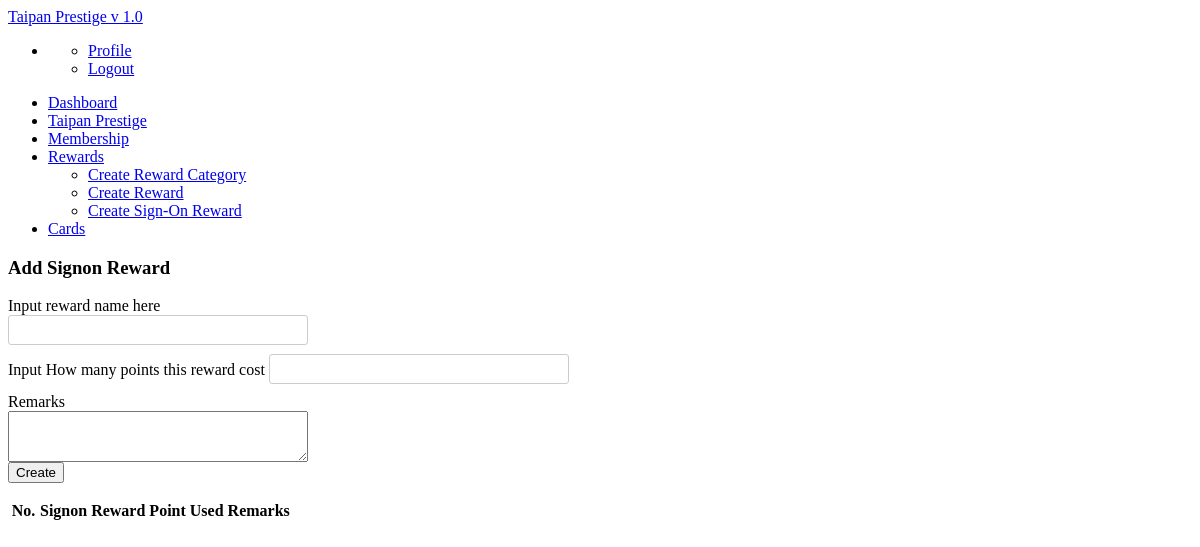
Page /reward/rewardsignon.php on the earlier database version.
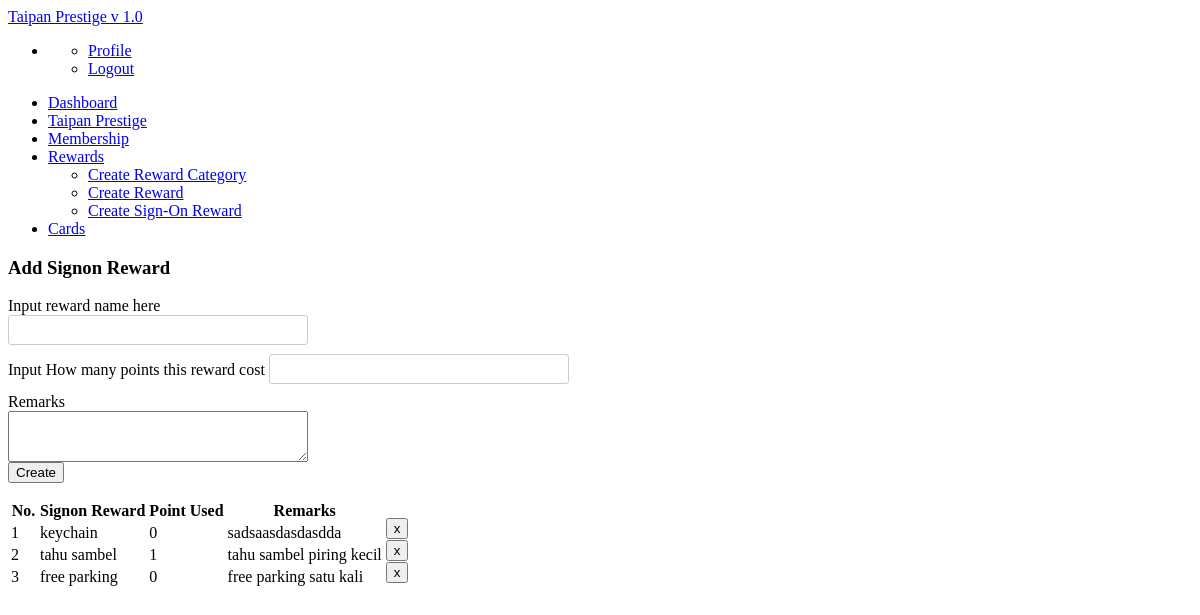
Same page on the later database version.
### tables this page shows
CREATE TABLE IF NOT EXISTS `signon_reward` (
`no` int(11) NOT NULL,
  `reward` varchar(255) NOT NULL,
  `point_used` int(11) NOT NULL,
  `remarks` text NOT NULL,
  `status` int(11) NOT NULL
);

### reward/rewardsignon.php (the view, shortened to what this page needs)
<?php
echo '
<head>
<style>
input{
  display: inline-block;
  width: 300px;
  height: 30px;
  padding: 4px;
  margin-bottom: 9px;
  font-size: 15px;
  line-height: 18px;
  color: #555555;
  border: 1px solid #cccccc;
  -webkit-border-radius: 3px;
  -moz-border-radius: 3px;
  border-radius: 3px;
}
textarea {
  width: 300px;
}
</style>
</head>';
include "nav.php";
echo '
<div class="container">
<div class="row">
<div class="span4">
          <div class="widget">
            <div class="widget-header"> <i class="icon-th-list"></i>
               <h3>Add Signon Reward</h3>
            </div>
            <div class="widget-content">
        Input reward name here
        <div class="input-group col-md-4 ">
  <form action="" method="post">
  <input type="text" class="form-control" aria-label="Card id" id="name" name="name"><br>
  Input How many points this reward cost
  <input type="text" class="form-control" aria-label="point" id="point" name="point"><br>
  Remarks<br>
  <textarea class="form-control" rows="3" id="remarks" name="remarks"></textarea><br>
<button class="btn btn-primary btn-large" type="submit" name="submit">Create</button>
</form>
</div>
        </p>
      </div>
</div>
      </div>
      <div class="span8">
<table class="table table-bordered table-hover">
        <thead>
          <tr  height="3">
            <th width="25">No.</th>
            <th>Signon Reward</th>
            <th>Point Used</th>
            <th>Remarks</th>
            <th width="5"></th>
          </tr>
        </thead>
        <tbody>';
$countrsign=mysql_query("SELECT * FROM signon_reward WHERE status='1'");
$countrsignrow=mysql_num_rows($countrsign);
for ($c=0;$c<$countrsignrow;$c++){
    while($x<=$c){
      $x++;
    }
  $rewname = mysql_result($countrsign,$c, 'reward');
  $rewpoint = mysql_result($countrsign,$c, 'point_used');
  $rewmarks = mysql_result($countrsign,$c,'remarks');
	echo '
	          <tr bgcolor="white">
 <Td>'.$x.'</td>
  <Td>'.$rewname.'</td>
   <Td>'.$rewpoint.'</td>
    <Td>'.$rewmarks.'</td>
    <td><form action="" method="post" style="margin: -15px 0px -15px 0px;">
    	<input type="hidden" name="deleteItem" id="deleteItem" value="'.$rewname.'" />
<button class="btn btn-danger btn-xs" type="submit" name="submit">x</button>
    </form>
    </td>
          </tr>  ';
}
echo '
        </tbody>
      </table>
      </div>
          </div>
        </div>
              ';
?>

### nav.php
<?php
echo '
<body>
<div class="navbar navbar-fixed-top">
  <div class="navbar-inner">
    <div class="container"> <a class="btn btn-navbar" data-toggle="collapse" data-target=".nav-collapse"><span
                    class="icon-bar"></span><span class="icon-bar"></span><span class="icon-bar"></span> </a><a class="brand" href="index.php">Taipan Prestige v 1.0</a>
      <div class="nav-collapse">
        <ul class="nav pull-right">
          <li class="dropdown"><a href="#" class="dropdown-toggle" data-toggle="dropdown"><i
                            class="icon-user"></i>'; ?> <?php echo $_SESSION['user_name'];?> <?php echo '<b class="caret"> </b></a>
            <ul class="dropdown-menu">
              <li><a href="javascript:;">Profile</a></li>
              <li><a href="?logout">Logout</a></li>
            </ul>
          </li>
        </ul>
      </div>
    </div>
  </div>
</div>
<div class="subnavbar">
  <div class="subnavbar-inner">
    <div class="container">
      <ul class="mainnav">
        <li><a href="index.php"><i class="icon-dashboard"></i><span>Dashboard</span> </a> </li>
        <li><a href="?module=tprestige"> <i class="icon-credit-card"></i><span>Taipan Prestige</span></a>
        </li>
        <li><a href="#"><i class="icon-group"></i><span>Membership</span> </a></li>
        <li class="dropdown"><a href="javascript:;" class="dropdown-toggle" data-toggle="dropdown">
        <i class="icon-gift "></i><span>Rewards</span> </a>
            <ul class="dropdown-menu">
<li><a href="?module=reward_category">Create Reward Category</a></li>
<li><a href="?module=addreward"> Create Reward </a></li>
<li><a href="?module=signonreward">Create Sign-On Reward</a></li>
            </ul>
        </li>
        <li ><a href="?module=card"><i class="icon-credit-card"></i><span>Cards</span></a></li>
      </ul>
    </div>
  </div>
</div>';
?>

### reward/rewardsignon.php (style rules this page uses)
input { display: inline-block; width: 300px; height: 30px; padding: 4px; margin-bottom: 9px; font-size: 15px; line-height: 18px; color: #555555; border: 1px solid #cccccc; -webkit-border-radius: 3px; -moz-border-radius: 3px; border-radius: 3px; }
textarea { width: 300px; }

Differences in the rows shown:
added signon_reward: x "1", reward "keychain", point_used "0", remarks "sadsaasdasdasdda"
added signon_reward: x "2", reward "tahu sambel", point_used "1", remarks "tahu sambel piring kecil"
added signon_reward: x "3", reward "free parking", point_used "0", remarks "free parking satu kali"
